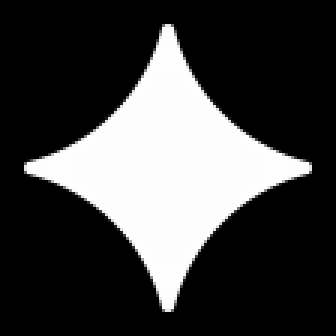
#> input picture test/fixtures/gemini-watermark.png, 112 x 112 px (shown 3 times larger)
$ python -i build-assets.py   (imports and definitions only)
#> lines starting #> are read from the running program, lines starting #| are printed output that depends on the picture; after the words box and inside, x2 and y2 are one past the last pixel; in counts of white or black regions, pixels touching at a corner belong together
#> further down, picture is the input picture: shape (112, 112, 3); min 0, max 255, mean 65.7
# Gemini로 만든 원본 이미지 → 게임용 에셋
#   python test/build-assets.py
# 입력: assets/originals/{side,stage1..stage6,icon}.png  (있는 것만 처리)
# 출력: assets/side.webp, assets/stage1~6.webp, assets/icon-32/64/192.png(투명 모서리), assets/icon-180.png(홈 화면용)
#
# 1. 워터마크: Gemini는 오른쪽 아래(중심이 가장자리에서 112.5px)에 흰 별을 최대 50% 불투명도로 섞는다.
#    별의 알파 지도(test/fixtures/gemini-watermark.png, 값×2)를 알고 있으니 섞기를 거꾸로 풀어 원래 색을 되살린다:
#    원래 = (보이는 색 - a×255) / (1 - a). 경계 1~2px만 살짝 메운다.
# 2. 1구간 바닥(stage1)은 구간이 그림보다 길어서 세로로 반복된다 → 위아래가 이어지게, 겹치는 띠를
#    '두 그림이 가장 비슷한 경로'로 잘라 붙인다(흐리게 섞지 않아서 무늬가 겹쳐 보이지 않음).
#    2~6구간은 구간 하나에 그림 한 장이 들어가서(렌더러가 폭에 맞춰 늘림) 손대지 않는다.
# 3. 아이콘: 바깥 흰 모서리를 투명하게. 홈 화면용은 안쪽 어두운 판만 꽉 차게(iOS가 모서리를 알아서 깎음).
import os
import sys
import numpy as np
import cv2
from PIL import Image

ROOT = os.path.join(os.path.dirname(os.path.abspath(__file__)), '..')
SRC = os.path.join(ROOT, 'assets', 'originals')
OUT = os.path.join(ROOT, 'assets')
# [1 line not run here, left out]


# [53 lines left out: functions unwatermark, seam_rows, save_webp, not called in this run]


def icons(arr):
    H, W = arr.shape[:2]
#> H = 112; W = 112
    bg = arr[:8, :8].reshape(-1, 3).mean(axis=0)
#> bg = [0, 0, 0]
    cand = (np.sqrt(((arr - bg) ** 2).sum(axis=2)) < 14).astype(np.uint8)
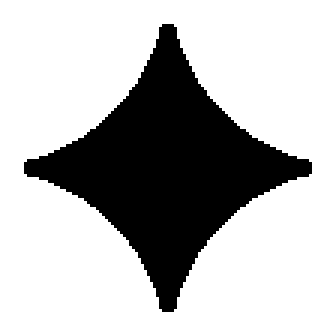
#> cand: shape (112, 112) (shown 3 times larger); values 0 (black) and 1 (white), 72.9% white; 1 black region, box (x1, y1, x2, y2) and area: (8, 8, 104, 104) 3404
    fill = cand.copy()
    ff = np.zeros((H + 2, W + 2), np.uint8)
    for (x, y) in ((0, 0), (W - 1, 0), (0, H - 1), (W - 1, H - 1)):
        if cand[y, x]:
            cv2.floodFill(fill, ff, (x, y), 2)
    bgmask = fill == 2
    diag = []
    for (sx, sy, dx, dy) in ((0, 0, 1, 1), (W - 1, 0, -1, 1), (0, H - 1, 1, -1), (W - 1, H - 1, -1, -1)):
        d = 0
        while d < min(W, H) // 2 and bgmask[sy + dy * d, sx + dx * d]:
            d += 1
        diag.append(d)
#> after the loop, diag = [37, 37, 37, 37]
    r = max(1.0, float(np.mean(diag)) / (1 - 1 / np.sqrt(2)))
#> r = 126.3
    yy, xx = np.mgrid[0:H, 0:W].astype(np.float32)
    qx = np.maximum(np.maximum(r - xx, xx - (W - 1 - r)), 0)
    qy = np.maximum(np.maximum(r - yy, yy - (H - 1 - r)), 0)
    corner = (qx > 0) & (qy > 0)
    dd = np.where(corner, r - np.sqrt(qx ** 2 + qy ** 2), 1e9)
#> corner: shape (112, 112) bool; every value is 1
    alpha = np.minimum(np.clip((dd - 3.0) / 2.5, 0, 1), (~bgmask).astype(np.float32))
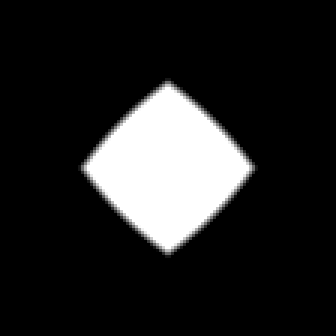
#> alpha: shape (112, 112) float32 (shown 3 times larger); min 0, max 1, mean 0.145
    sq = Image.fromarray(np.dstack([arr, alpha * 255]).round().astype(np.uint8), 'RGBA')
    for n in (32, 64, 192):
        p = os.path.join(OUT, 'icon-%d.png' % n)
        sq.resize((n, n), Image.LANCZOS).save(p, optimize=True)
        print(os.path.relpath(p, ROOT), n)
    lum = arr.mean(axis=2)
    dark = np.where(lum[H // 2] < 60)[0]
#> dark = [0, 1, 2, 3, 4, 5, 6, 7, 104, 105, 106, 107, 108, 109, 110, 111]
    a, b = int(dark.min()) + 110, int(dark.max()) - 110
#> a = 110; b = 1
    p = os.path.join(OUT, 'icon-180.png')
#> (the run stopped early here; a loop or call above may not have finished)
